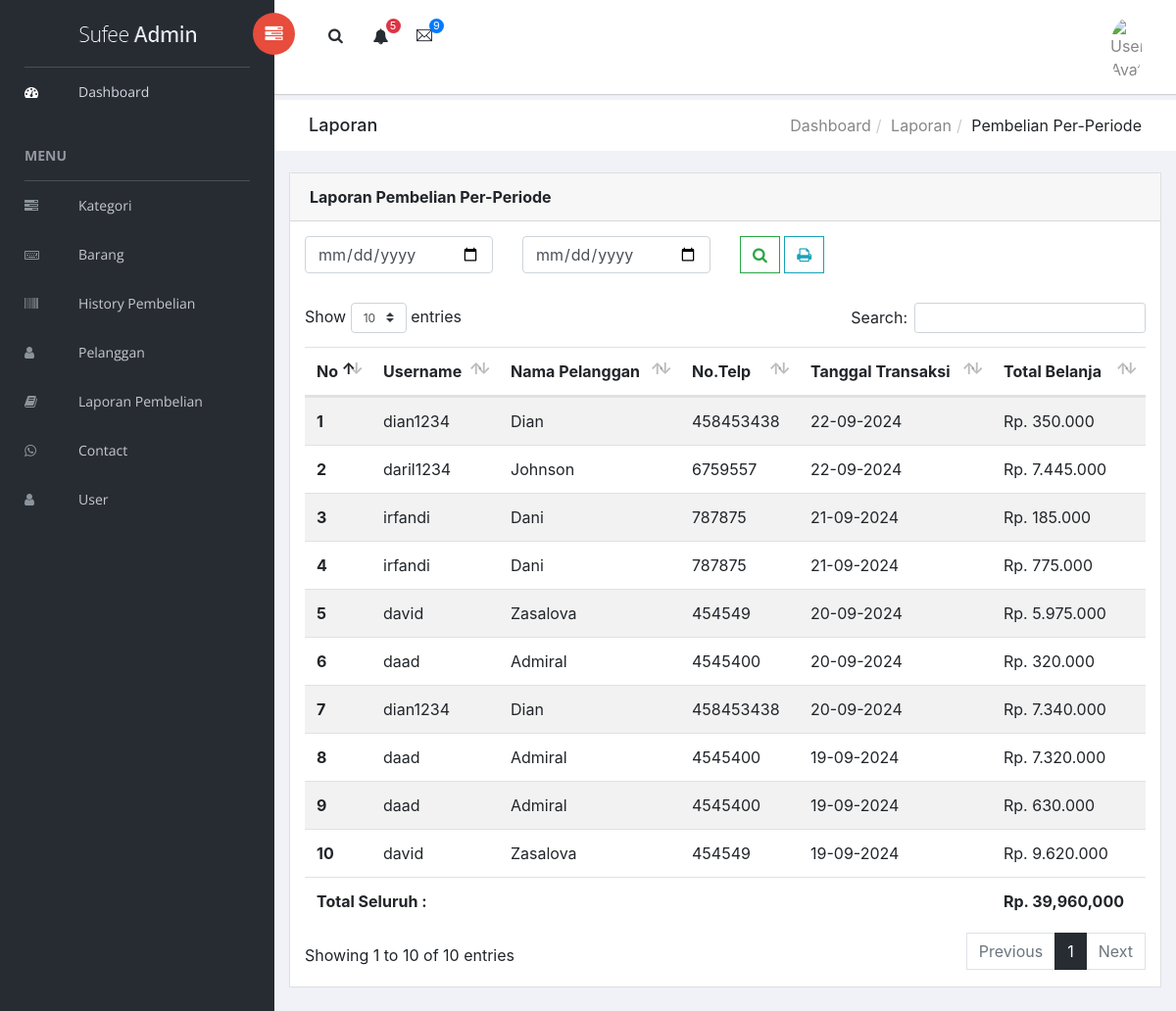
The page /admin/index.php?page=laporan/index (signed in) on the database its author committed.
### tables this page shows
CREATE TABLE `pembayaran` (
  `id_pembayaran` int(11) NOT NULL AUTO_INCREMENT,
  `id_pelanggan` int(11) DEFAULT NULL,
  `id_ongkir` int(11) DEFAULT NULL,
  `tanggal_pembelian` date DEFAULT NULL,
  `total_pembelian` double DEFAULT NULL,
  `alamat_pengirim` text DEFAULT NULL,
  `bukti_bayar` varchar(255) DEFAULT NULL,
  PRIMARY KEY (`id_pembayaran`)
);

CREATE TABLE `pelanggan` (
  `id_pelanggan` int(11) NOT NULL AUTO_INCREMENT,
  `username` varchar(100) DEFAULT NULL,
  `password` varchar(100) DEFAULT NULL,
  `nama_lengkap` varchar(100) DEFAULT NULL,
  `telp` int(15) DEFAULT NULL,
  `foto` varchar(255) DEFAULT NULL,
  PRIMARY KEY (`id_pelanggan`)
);

### admin/index.php (called while the page is built, shortened)
<?php
include "layout/header.php";
include "content.php";
include "layout/footer.php";

### admin/laporan/index.php (the view, shortened to what this page needs)
<div class="breadcrumbs">
    <div class="col-sm-4">
        <div class="page-header float-left">
            <div class="page-title">
                <h1>Laporan</h1>
            </div>
        </div>
    </div>
    <div class="col-sm-8">
        <div class="page-header float-right">
            <div class="page-title">
                <ol class="breadcrumb text-right">
                    <li><a href="index.php">Dashboard</a></li>
                    <li><a href="#">Laporan</a></li>
                    <li class="active">Pembelian Per-Periode</a></li>
                </ol>
            </div>
        </div>
    </div>
</div>
<div class="content mt-3">
    <div class="animated fadeIn">
        <div class="row">
            <div class="col-md-12">
                <div class="card">
                    <div class="card-header">
                        <strong class="card-title">Laporan Pembelian Per-Periode</strong>
                    </div>
                    <div class="card-body">
                        <form action="" method="POST">
                            <div class="row">
                                <div class="col-lg-3">
                                    <input type="date" name="tgl_mulai" id="tgl_mulai" class="form-control" required value="<?= isset($_POST['tgl_mulai']) ? $_POST['tgl_mulai'] : '' ?>" size="10" required />
                                </div>
                                <div class="col-lg-3">
                                    <input type="date" name="tgl_sampai" id="tgl_sampai" class="form-control" required value="<?= isset($_POST['tgl_sampai']) ? $_POST['tgl_sampai'] : '' ?>" size="10" required />
                                </div>
                                <div class="col-lg-3">
                                    <button class="btn btn-outline-success" type="submit" name="filter"><i class="fa fa-search"></i></button>
                                    <button class="btn btn-outline-info" onclick="openPrintWindow()"><i class="fa fa-print"></i></button>
                                </div>
                            </div>
                        </form>
                    </div>
                    <div class="card-body">
                        <table id="bootstrap-data-table-export" class="table table-striped">
                            <thead>
                                <tr>
                                    <th scope="col">No</th>
                                    <th scope="col">Username</th>
                                    <th scope="col">Nama Pelanggan</th>
                                    <th scope="col">No.Telp</th>
                                    <th scope="col">Tanggal Transaksi</th>
                                    <th scope="col">Total Belanja</th>
                                </tr>
                            </thead>
                            <tbody>
                                <?php
                                $no = 1;
                                $totalseluruh = 0;
                                if (isset($_POST['filter'])) {
                                    $tgl_mulai = $_POST['tgl_mulai'];
                                    $tgl_sampai = $_POST['tgl_sampai'];
                                    if (!empty($tgl_mulai) && !empty($tgl_sampai) && $tgl_mulai <=  $tgl_sampai) {
                                        $data = mysqli_query($koneksi, "SELECT * FROM pembayaran JOIN pelanggan
                                        ON pembayaran.id_pelanggan=pelanggan.id_pelanggan WHERE tanggal_pembelian
                                BETWEEN '$tgl_mulai' AND '$tgl_sampai' ORDER BY id_pembayaran DESC");
                                    } else {
                                        echo "<script>alert('Masukkan Rentang Tanggal Yang Valid !');</script>";
                                    }
                                } else {
                                    $data = mysqli_query($koneksi, "SELECT * FROM pembayaran JOIN pelanggan
                                    ON pembayaran.id_pelanggan=pelanggan.id_pelanggan ORDER BY id_pembayaran DESC");
                                }
                                while ($d = mysqli_fetch_array($data)) {
                                ?>
                                    <tr>
                                        <th scope="col"><?= $no++; ?></th>
                                        <td><?= $d['username']; ?></td>
                                        <td><?= $d['nama_lengkap']; ?></td>
                                        <td><?= $d['telp']; ?></td>
                                        <td><?= date('d-m-Y', strtotime($d['tanggal_pembelian'])); ?></td>
                                        <td><?= "Rp. " . number_format($d['total_pembelian'], 0, ',', '.'); ?></td>
                                    </tr>
                                <?php
                                    $totalseluruh += $d['total_pembelian'];
                                }
                                ?>
                            </tbody>
                            <tfoot>
                                <tr>
                                    <th colspan="5">Total Seluruh :</th>
                                    <th>Rp. <?php echo number_format($totalseluruh) ?></th>
                                </tr>
                            </tfoot>
                        </table>
                    </div>
                </div>
            </div>
        </div>
    </div>
</div>

### rows shown on the page
pembayaran: id_pelanggan.username "dian1234", id_pelanggan.nama_lengkap "Dian", id_pelanggan.telp "458453438", tanggal_pembelian "22-09-2024", total_pembelian "350.000"
pembayaran: id_pelanggan.username "daril1234", id_pelanggan.nama_lengkap "Johnson", id_pelanggan.telp "6759557", tanggal_pembelian "22-09-2024", total_pembelian "7.445.000"
pembayaran: id_pelanggan.username "irfandi", id_pelanggan.nama_lengkap "Dani", id_pelanggan.telp "787875", tanggal_pembelian "21-09-2024", total_pembelian "185.000"
pembayaran: id_pelanggan.username "irfandi", id_pelanggan.nama_lengkap "Dani", id_pelanggan.telp "787875", tanggal_pembelian "21-09-2024", total_pembelian "775.000"
pembayaran: id_pelanggan.username "david", id_pelanggan.nama_lengkap "Zasalova", id_pelanggan.telp "454549", tanggal_pembelian "20-09-2024", total_pembelian "5.975.000"
pembayaran: id_pelanggan.username "daad", id_pelanggan.nama_lengkap "Admiral", id_pelanggan.telp "4545400", tanggal_pembelian "20-09-2024", total_pembelian "320.000"
pembayaran: id_pelanggan.username "dian1234", id_pelanggan.nama_lengkap "Dian", id_pelanggan.telp "458453438", tanggal_pembelian "20-09-2024", total_pembelian "7.340.000"
pembayaran: id_pelanggan.username "daad", id_pelanggan.nama_lengkap "Admiral", id_pelanggan.telp "4545400", tanggal_pembelian "19-09-2024", total_pembelian "7.320.000"
pembayaran: id_pelanggan.username "daad", id_pelanggan.nama_lengkap "Admiral", id_pelanggan.telp "4545400", tanggal_pembelian "19-09-2024", total_pembelian "630.000"
pembayaran: id_pelanggan.username "david", id_pelanggan.nama_lengkap "Zasalova", id_pelanggan.telp "454549", tanggal_pembelian "19-09-2024", total_pembelian "9.620.000"

### other values the page prints
$totalseluruh "39,960,000"
